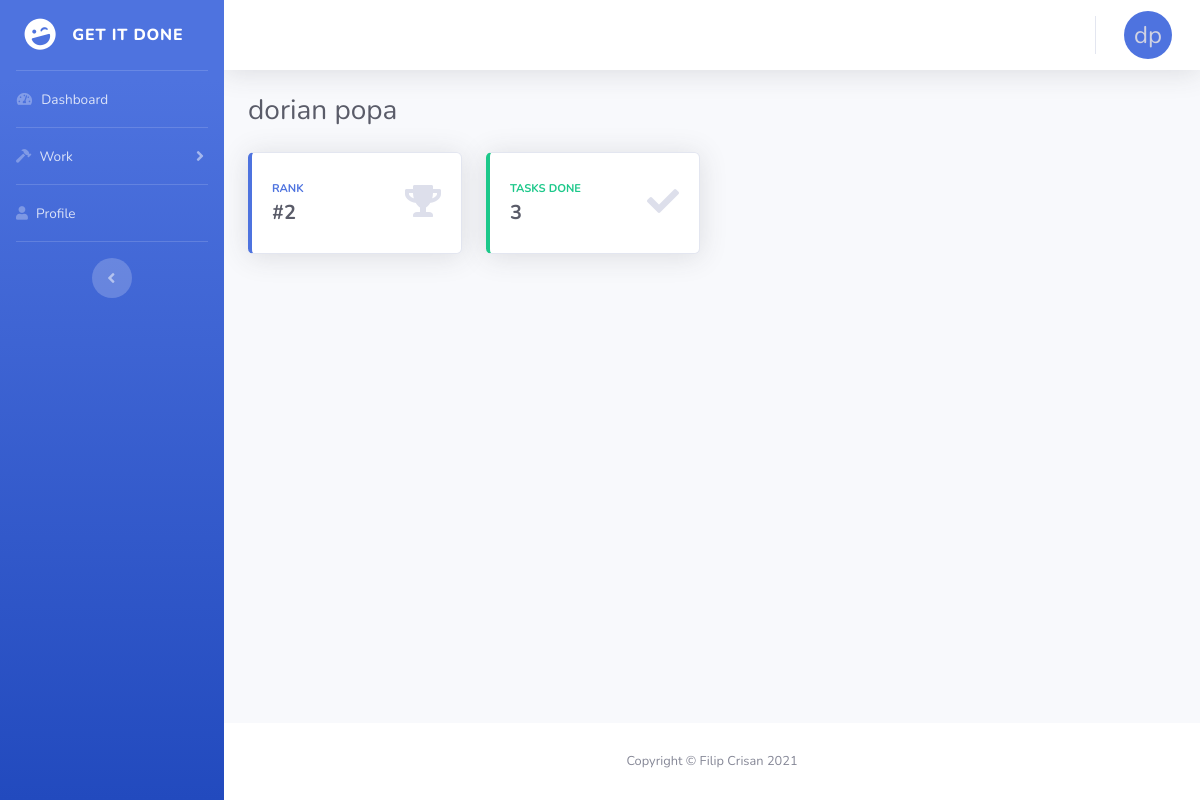
/profile (signed in), run on the app's committed database.
### repository/models.py (models this page shows)
class User(db.Model, UserMixin):
    id = db.Column(db.Integer, primary_key=True)
    first_name = db.Column(db.String(100))
    last_name = db.Column(db.String(100))
    email = db.Column(db.String(100), unique=True)
    password = db.Column(db.String(100))
    re_pass = db.Column(db.String(100))
    tasks = db.relationship('Task', backref='assigned_to')

### services/profile.py (the view)
@profile_bp.route('/profile')
@login_required
def profile():
    registered_users = User.query.all()
    registered_users.sort(key=get_tasks_done, reverse=True)
    rank = 1
    last = get_tasks_done(registered_users[0])
    for i in range(len(registered_users)):
        curr = get_tasks_done(registered_users[i])
        if curr != last:
            rank = rank + 1
        last = curr
        if registered_users[i].id == current_user.id:
            break
    return render_template('profile.html', rank=rank, tasks_done=get_tasks_done(current_user))

### services/profile.py (called while the page is built)
def get_tasks_done(user):
    count = 0
    for task in user.tasks:
        if task.state == 'Done':
            count = count + 1
    return count

### start.py (called while the page is built)
@login_manager.user_loader
def load_user(user_id):
    return User.query.get(int(user_id))

### templates/profile.html (shortened to what this page needs)
<!DOCTYPE html>
<html lang="en">
<head>
  <link rel="stylesheet" href="https://use.fontawesome.com/releases/v5.12.1/css/all.css">
  <link href="{{ url_for('static', filename='all.min.css') }}" rel="stylesheet" type="text/css">
  <link href="{{ url_for('static', filename='sb-admin-2.min.css') }}" rel="stylesheet">
</head>
<body id="page-top">
  <div id="wrapper">
    <ul class="navbar-nav bg-gradient-primary sidebar sidebar-dark accordion" id="accordionSidebar">
      <a class="sidebar-brand d-flex align-items-center justify-content-center" href="/">
        <div class="sidebar-brand-icon rotate-n-15">
          <i class="fas fa-laugh-wink"></i>
        </div>
        <div class="sidebar-brand-text mx-3">Get It Done</div>
      </a>
      <hr class="sidebar-divider my-0">
      <li class="nav-item">
        <a class="nav-link" href="/">
          <i class="fas fa-fw fa-tachometer-alt"></i>
          <span>Dashboard</span></a>
      </li>
      <hr class="sidebar-divider my-0">
      <li class="nav-item">
        <a class="nav-link collapsed" href="#" data-toggle="collapse" data-target="#collapseTwo" aria-expanded="true" aria-controls="collapseTwo">
          <i class="fas fa-hammer"></i>
          <span>Work</span>
        </a>
      </li>
      <hr class="sidebar-divider my-0">
      <li class="nav-item">
        <a class="nav-link" href="profile">
          <i class="fas fa-user fa-chart-area"></i>
          <span>Profile</span></a>
      </li>
      <hr class="sidebar-divider d-none d-md-block">
      <div class="text-center d-none d-md-inline">
        <button class="rounded-circle border-0" id="sidebarToggle"></button>
      </div>
    </ul>
    <div id="content-wrapper" class="d-flex flex-column">
      <div id="content">
        <nav class="navbar navbar-expand navbar-light bg-white topbar mb-4 static-top shadow">
          <ul class="navbar-nav ml-auto">
            <li class="nav-item dropdown no-arrow">
              <a class="nav-link dropdown-toggle" href="#" id="userDropdown" role="button" data-toggle="dropdown" aria-haspopup="true" aria-expanded="false">
                <div class="circle">
                  <span class="initials">{{ current_user.first_name[0] }}{{ current_user.last_name[0] }}</span>
                </div>
              </a>
            </li>
          </ul>
        </nav>
        <div class="container-fluid">
          <div class="d-sm-flex align-items-center justify-content-between mb-4">
            <h1 class="h3 mb-0 text-gray-800">{{ current_user.first_name }} {{ current_user.last_name }}</h1>
          </div>
           <div class="row">
            <div class="col-xl-3 col-md-6 mb-4">
              <div class="card border-left-primary shadow h-100 py-2">
                <div class="card-body">
                  <div class="row no-gutters align-items-center">
                    <div class="col mr-2">
                      <div class="text-xs font-weight-bold text-primary text-uppercase mb-1">Rank</div>
                      <div class="h5 mb-0 font-weight-bold text-gray-800">#{{ rank }}</div>
                    </div>
                    <div class="col-auto">
                      <i class="fas fa-trophy fa-2x text-gray-300"></i>
                    </div>
                  </div>
                </div>
              </div>
            </div>
            <div class="col-xl-3 col-md-6 mb-4">
              <div class="card border-left-success shadow h-100 py-2">
                <div class="card-body">
                  <div class="row no-gutters align-items-center">
                    <div class="col mr-2">
                      <div class="text-xs font-weight-bold text-success text-uppercase mb-1">Tasks Done</div>
                      <div class="h5 mb-0 font-weight-bold text-gray-800">{{ tasks_done }}</div>
                    </div>
                    <div class="col-auto">
                      <i class="fas fa-check fa-2x text-gray-300"></i>
                    </div>
                  </div>
                </div>
              </div>
            </div>
          </div>
        </div>
      </div>
      <footer class="sticky-footer bg-white">
        <div class="container my-auto">
          <div class="copyright text-center my-auto">
            <span>Copyright &copy; Filip Crisan 2021</span>
          </div>
        </div>
      </footer>
    </div>
  </div>
</body>
</html>

### templates/profile.html (style rules this page uses)
:root { --avatar-size: 3rem; }
.circle { background-color: #4e73df; border-radius: 50%; height: var(--avatar-size); text-align: center; width: var(--avatar-size); }
.initials { font-size: calc(var(--avatar-size) / 2); line-height: 1; position: relative; top: calc(var(--avatar-size) / 4); }

### data on the page
User: first_name "d", last_name "p", first_name "dorian", last_name "popa"

### other printed values
{{ rank }} "2"
{{ tasks_done }} "3"
